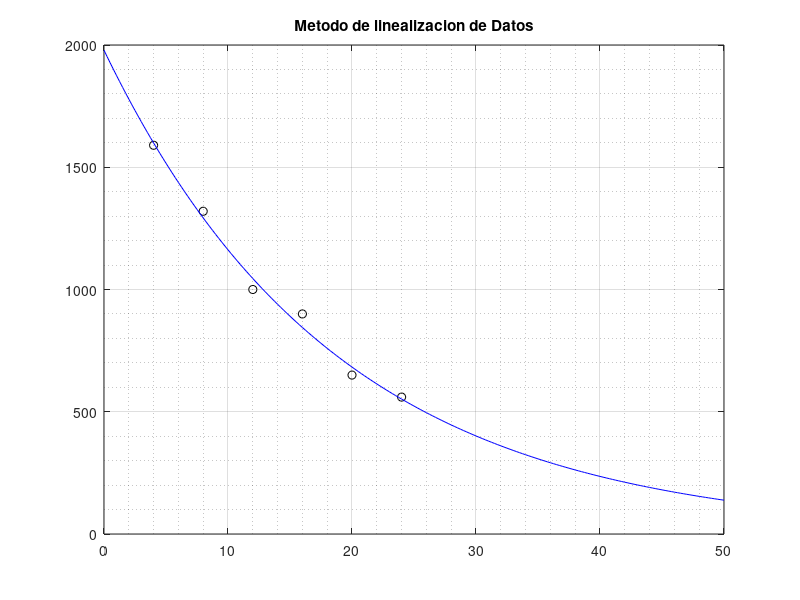

This chart was generated by the following MATLAB code:
# Ejercicio 11
# Ej10TP052025.m

clear all; clc; clf
% carga de datos
t = [4 8 12 16 20 24]';
c = [1590 1320 1000 900 650 560]';


lc =log(c); % logaritmo en base 2
r = polyfit(t,lc,1);

m = length(t);
st = sum(t);
st2=sum(t.^2);

slc=sum(lc);
slct=sum(lc.*t);

M=[m -st; st -st2];
f=[slc; slct];

coef=M\f
b=exp(coef(1));

tt=linspace(0,50,201);
y=@(t) b*exp(-coef(2).*t)

plot(t,c,'ok',tt,y(tt),'-b')
grid on; grid minor
title('Metodo de linealizacion de Datos')

% Punto b)
CFU = y(0);
disp('Concentracion al final de la tormenta y comienzo del conteo (CFU / 100 mL:)')
disp(CFU)


% punto c)
t200=(log(200)-log(b))/(-coef(2));
disp('El tiempo (horas) en el que la concentracion sera 200 CFU / 100 mL:')
disp(t200)
